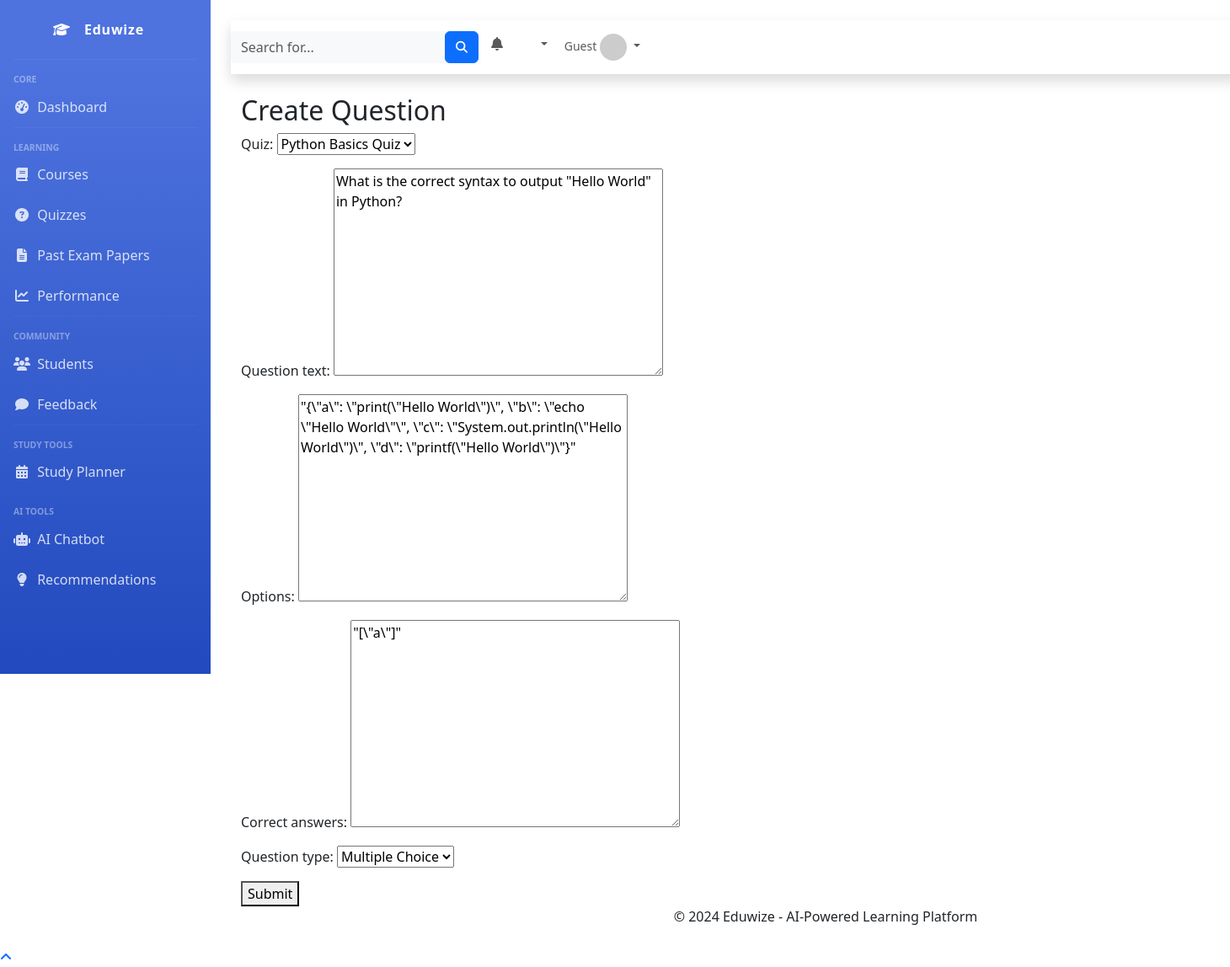
The app's page /questions/1/edit/ with its own data.
### eduwize_app/models.py (models this page shows, shortened)
class Question(models.Model):
    quiz = models.ForeignKey(Quiz, on_delete=models.CASCADE)
    question_text = models.TextField()
    options = models.JSONField()
    correct_answers = models.JSONField()
    question_type = models.CharField(
        max_length=20,
        choices=QuestionTypeChoices.choices,
        default=QuestionTypeChoices.MULTIPLE_CHOICE
    )
    created_at = models.DateTimeField(auto_now_add=True)
    updated_at = models.DateTimeField(auto_now=True)

### eduwize_app/views.py (the view)
# urls.py: path('questions/<int:pk>/edit/', views.QuestionUpdateView.as_view(), name='question-edit'),
class QuestionUpdateView(UpdateView):
    model = Question
    template_name = 'eduwize_app/question_form.html'
    fields = ['quiz', 'question_text', 'options', 'correct_answers', 'question_type']
    success_url = reverse_lazy('eduwize_app:question-list')

### eduwize_app/models.py (called while the page is built)
    def __str__(self):
        return self.title

### eduwize_app/templates/eduwize_app/question_form.html (shortened to what this page needs)
{% extends 'eduwize_app/base_generic.html' %}
{% block content %}
  <h2>Create Question</h2>
  <form method="post">
    {{ form.as_p }}
    <button type="submit">Submit</button>
  </form>
{% endblock %}

### records on screen
Question: quiz "Python Basics Quiz", question_text "What is the correct syntax to output \"Hello World\" in Python?", options "\"{\\\"a\\\": \\\"print(\\\"Hello World\\\")\\\", \\\"b\\\": \\\"echo \\\"Hello World\\\"\\\", \\\"c\\\": \\\"System.out.println(\\\"Hello World\\\")\\\", \\\"d\\\": \\\"printf(\\\"Hello World\\\")\\\"}\"", correct_answers "\"[\\\"a\\\"]\"", question_type "Multiple Choice"
